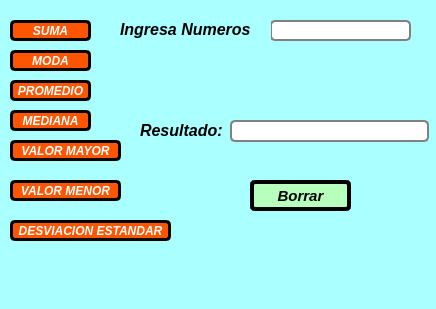
<?xml version="1.0" encoding="UTF-8"?>
<ui version="4.0">
 <class>MainWindow</class>
 <widget class="QMainWindow" name="MainWindow">
  <property name="geometry">
   <rect>
    <x>0</x>
    <y>0</y>
    <width>436</width>
    <height>309</height>
   </rect>
  </property>
  <property name="windowTitle">
   <string>MainWindow</string>
  </property>
  <property name="styleSheet">
   <string notr="true">background-color: rgb(170, 255, 255)
</string>
  </property>
  <widget class="QWidget" name="centralwidget">
   <widget class="QLineEdit" name="txt_numeros">
    <property name="geometry">
     <rect>
      <x>270</x>
      <y>20</y>
      <width>141</width>
      <height>21</height>
     </rect>
    </property>
    <property name="styleSheet">
     <string notr="true">background-color: rgb(255, 255, 255);
color: rgb(0, 0, 0);
border: 2px solid grey;
border-radius: 5px;
</string>
    </property>
    <property name="alignment">
     <set>Qt::AlignCenter</set>
    </property>
    <property name="placeholderText">
     <string/>
    </property>
   </widget>
   <widget class="QLabel" name="label">
    <property name="geometry">
     <rect>
      <x>120</x>
      <y>20</y>
      <width>151</width>
      <height>20</height>
     </rect>
    </property>
    <property name="text">
     <string>&lt;html&gt;&lt;head/&gt;&lt;body&gt;&lt;p&gt;&lt;span style=&quot; font-size:12pt; font-weight:600; font-style:italic;&quot;&gt;Ingresa Numeros&lt;/span&gt;&lt;br/&gt;&lt;/p&gt;&lt;/body&gt;&lt;/html&gt;</string>
    </property>
   </widget>
   <widget class="QPushButton" name="btn_minimo">
    <property name="geometry">
     <rect>
      <x>10</x>
      <y>180</y>
      <width>111</width>
      <height>21</height>
     </rect>
    </property>
    <property name="font">
     <font>
      <weight>75</weight>
      <italic>true</italic>
      <bold>true</bold>
     </font>
    </property>
    <property name="styleSheet">
     <string notr="true">background-color: rgb(255, 85, 0);
border-radius:5px;
border: 3px solid ;
color: rgb(255, 255, 255);</string>
    </property>
    <property name="text">
     <string>VALOR MENOR</string>
    </property>
   </widget>
   <widget class="QPushButton" name="btn_borrar">
    <property name="geometry">
     <rect>
      <x>250</x>
      <y>180</y>
      <width>101</width>
      <height>31</height>
     </rect>
    </property>
    <property name="font">
     <font>
      <pointsize>11</pointsize>
      <weight>75</weight>
      <italic>true</italic>
      <bold>true</bold>
     </font>
    </property>
    <property name="styleSheet">
     <string notr="true">background-color: rgb(183, 255, 188);
border-radius:5px;
border: 4px solid ;
color: rgb(0, 0, 0);</string>
    </property>
    <property name="text">
     <string>Borrar</string>
    </property>
   </widget>
   <widget class="QPushButton" name="btn_Suma">
    <property name="geometry">
     <rect>
      <x>10</x>
      <y>20</y>
      <width>81</width>
      <height>21</height>
     </rect>
    </property>
    <property name="font">
     <font>
      <weight>75</weight>
      <italic>true</italic>
      <bold>true</bold>
     </font>
    </property>
    <property name="styleSheet">
     <string notr="true">background-color: rgb(255, 85, 0);
border-radius:5px;
border: 3px solid ;
color: rgb(255, 255, 255);</string>
    </property>
    <property name="text">
     <string>SUMA</string>
    </property>
   </widget>
   <widget class="QPushButton" name="btn_Promedio">
    <property name="geometry">
     <rect>
      <x>10</x>
      <y>80</y>
      <width>81</width>
      <height>21</height>
     </rect>
    </property>
    <property name="font">
     <font>
      <weight>75</weight>
      <italic>true</italic>
      <bold>true</bold>
     </font>
    </property>
    <property name="styleSheet">
     <string notr="true">background-color: rgb(255, 85, 0);
border-radius:5px;
border: 3px solid ;
color: rgb(255, 255, 255);</string>
    </property>
    <property name="text">
     <string>PROMEDIO</string>
    </property>
   </widget>
   <widget class="QPushButton" name="btn_Mediana">
    <property name="geometry">
     <rect>
      <x>10</x>
      <y>110</y>
      <width>81</width>
      <height>21</height>
     </rect>
    </property>
    <property name="font">
     <font>
      <weight>75</weight>
      <italic>true</italic>
      <bold>true</bold>
     </font>
    </property>
    <property name="styleSheet">
     <string notr="true">background-color: rgb(255, 85, 0);
border-radius:5px;
border: 3px solid ;
color: rgb(255, 255, 255);</string>
    </property>
    <property name="text">
     <string>MEDIANA</string>
    </property>
   </widget>
   <widget class="QPushButton" name="btn_Moda">
    <property name="geometry">
     <rect>
      <x>10</x>
      <y>50</y>
      <width>81</width>
      <height>21</height>
     </rect>
    </property>
    <property name="font">
     <font>
      <weight>75</weight>
      <italic>true</italic>
      <bold>true</bold>
     </font>
    </property>
    <property name="styleSheet">
     <string notr="true">background-color: rgb(255, 85, 0);
border-radius:5px;
border: 3px solid ;
color: rgb(255, 255, 255);</string>
    </property>
    <property name="text">
     <string>MODA</string>
    </property>
   </widget>
   <widget class="QPushButton" name="btn_desvestan">
    <property name="geometry">
     <rect>
      <x>10</x>
      <y>220</y>
      <width>161</width>
      <height>21</height>
     </rect>
    </property>
    <property name="font">
     <font>
      <weight>75</weight>
      <italic>true</italic>
      <bold>true</bold>
     </font>
    </property>
    <property name="styleSheet">
     <string notr="true">background-color: rgb(255, 85, 0);
border-radius:5px;
border: 3px solid ;
color: rgb(255, 255, 255);</string>
    </property>
    <property name="text">
     <string>DESVIACION ESTANDAR</string>
    </property>
   </widget>
   <widget class="QPushButton" name="btn_maximo">
    <property name="geometry">
     <rect>
      <x>10</x>
      <y>140</y>
      <width>111</width>
      <height>21</height>
     </rect>
    </property>
    <property name="font">
     <font>
      <weight>75</weight>
      <italic>true</italic>
      <bold>true</bold>
     </font>
    </property>
    <property name="styleSheet">
     <string notr="true">background-color: rgb(255, 85, 0);
border-radius:5px;
border: 3px solid ;
color: rgb(255, 255, 255);</string>
    </property>
    <property name="text">
     <string>VALOR MAYOR</string>
    </property>
   </widget>
   <widget class="QLabel" name="label_3">
    <property name="geometry">
     <rect>
      <x>140</x>
      <y>120</y>
      <width>91</width>
      <height>21</height>
     </rect>
    </property>
    <property name="text">
     <string>&lt;html&gt;&lt;head/&gt;&lt;body&gt;&lt;p&gt;&lt;span style=&quot; font-size:12pt; font-weight:600; font-style:italic;&quot;&gt;Resultado:&lt;/span&gt;&lt;/p&gt;&lt;/body&gt;&lt;/html&gt;</string>
    </property>
   </widget>
   <widget class="QLineEdit" name="txt_resultado">
    <property name="geometry">
     <rect>
      <x>230</x>
      <y>120</y>
      <width>199</width>
      <height>22</height>
     </rect>
    </property>
    <property name="styleSheet">
     <string notr="true">background-color: rgb(255, 255, 255);
border: 2px solid grey;
border-radius: 5px;
</string>
    </property>
    <property name="text">
     <string/>
    </property>
    <property name="alignment">
     <set>Qt::AlignCenter</set>
    </property>
    <property name="readOnly">
     <bool>true</bool>
    </property>
    <property name="placeholderText">
     <string/>
    </property>
   </widget>
  </widget>
  <widget class="QMenuBar" name="menubar">
   <property name="geometry">
    <rect>
     <x>0</x>
     <y>0</y>
     <width>436</width>
     <height>21</height>
    </rect>
   </property>
  </widget>
  <widget class="QStatusBar" name="statusbar"/>
 </widget>
 <resources/>
 <connections/>
</ui>
